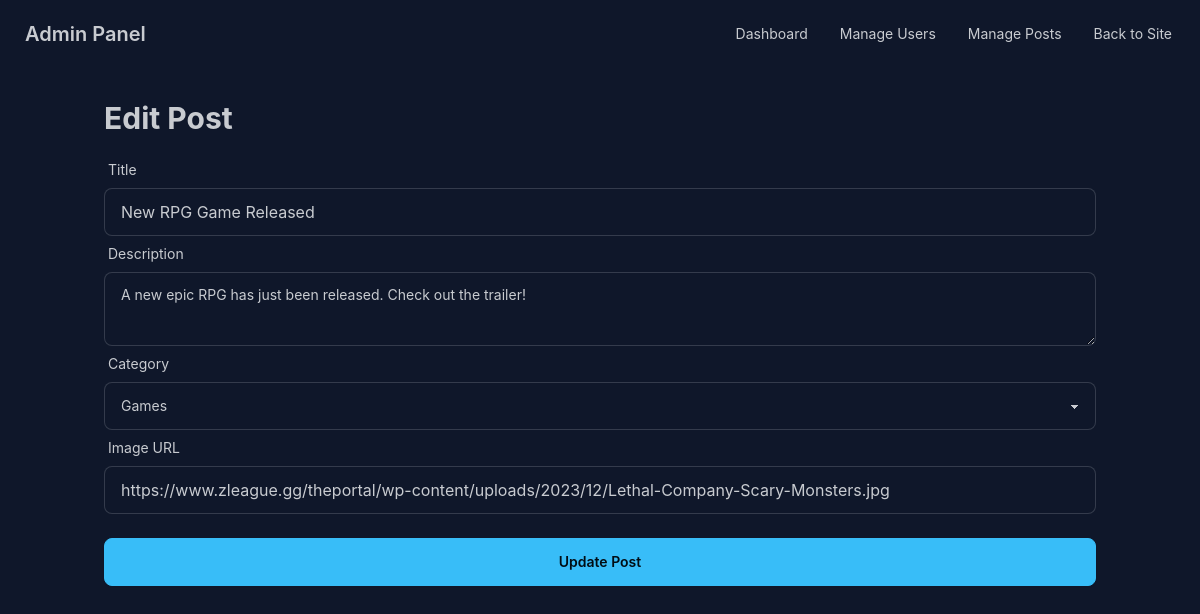
The app's page /admin/edit_post.php?id=1 (signed in) with its own data.
### tables this page shows
CREATE TABLE IF NOT EXISTS posts (
    id INT AUTO_INCREMENT PRIMARY KEY,
    user_id INT NOT NULL,
    title VARCHAR(255) NOT NULL,
    description TEXT NOT NULL,
    image VARCHAR(500),
    category VARCHAR(255) NOT NULL,
    likes INT DEFAULT 0,
    dislikes INT DEFAULT 0,
    created_at TIMESTAMP DEFAULT CURRENT_TIMESTAMP,
    FOREIGN KEY (user_id) REFERENCES users(id) ON DELETE CASCADE
);

### admin/edit_post.php (the view, shortened to what this page needs)
<?php
include 'admin_header.php';
if (isset($_GET['id'])) {
    $post_id = $_GET['id'];
    $sql = "SELECT * FROM posts WHERE id = ?";
    $stmt = $conn->prepare($sql);
    $stmt->bind_param("i", $post_id);
    $stmt->execute();
    $result = $stmt->get_result();
    $post = $result->fetch_assoc();
}
$categories = ['Games', 'Cars', 'Movie', 'Anime'];
?>
<h2 class="text-3xl font-bold my-4">Edit Post</h2>
<form method="POST">
    <div class="form-control">
        <label class="label">
            <span class="label-text">Title</span>
        </label>
        <input type="text" name="title" class="input input-bordered" value="<?php echo $post['title']; ?>" required>
    </div>
    <div class="form-control">
        <label class="label">
            <span class="label-text">Description</span>
        </label>
        <textarea name="description" class="textarea textarea-bordered"
            required><?php echo $post['description']; ?></textarea>
    </div>
    <div class="form-control">
        <label class="label">
            <span class="label-text">Category</span>
        </label>
        <select name="category" class="select select-bordered">
            <?php foreach ($categories as $category): ?>
                <option value="<?php echo $category; ?>" <?php if ($post['category'] == $category)
                       echo 'selected'; ?>>
                    <?php echo $category; ?></option>
            <?php endforeach; ?>
        </select>
    </div>
    <div class="form-control">
        <label class="label">
            <span class="label-text">Image URL</span>
        </label>
        <input type="text" name="image" class="input input-bordered" value="<?php echo $post['image']; ?>">
    </div>
    <div class="form-control mt-6">
        <button type="submit" class="btn btn-primary">Update Post</button>
    </div>
</form>
<?php include 'admin_footer.php'; ?>

### assets/css/styles.css (style rules this page uses)
body { font-family: 'Inter', sans-serif; }

### records on screen
posts: title "New RPG Game Released", description "A new epic RPG has just been released. Check out the trailer!", category "Games", image "https://www.zleague.gg/theportal/wp-content/uploads/2023/12/Lethal-Company-Scary-Monsters.jpg"
